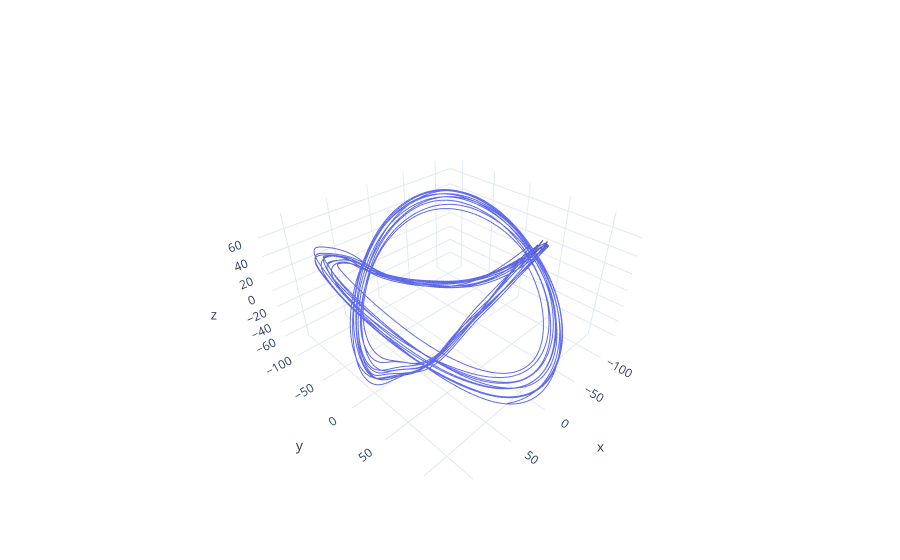

Notebook code cell kept with this figure:
### Code cell
fig_2 = go.Figure()

fig_2.add_trace(go.Scatter3d(x=X_PCA_3[:,0],
                             y=X_PCA_3[:,1],
                             z=X_PCA_3[:,2],
                             marker=dict(size=0.1,line=dict(width=0.01)),
                            )
                )


fig_2.layout.template = 'plotly_white'
fig_2.show()

### Figure 1 — Plotly figure (JSON) as saved in the notebook; plotly's stock layout.template omitted (floating-point values rounded to 4 significant figures; data arrays with more than 128 entries replaced by an {"elided": "..."} marker saying what was removed)
{"data": [{"marker": {"line": {"width": 0.01}, "size": 0.1}, "type": "scatter3d", "x": {"elided": "4651 float values"}, "y": {"elided": "4651 float values"}, "z": {"elided": "4651 float values"}}], "layout": {}}
